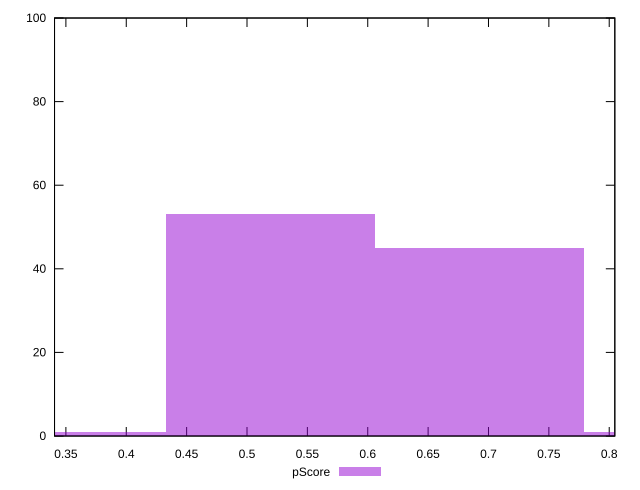

Source code (gnuplot):
reset

$pScore <<EOF
0.6928252695902863 45
0.5196189521927148 53
0.8660315869878579 1
0.34641263479514317 1
EOF

set key outside below
set boxwidth 0.17320631739757159
set xrange [0.34059036606394744:0.8046388409075695]
set yrange [0:100]
set trange [0:100]
set style fill transparent solid 0.5 noborder
set terminal svg size 640, 490 enhanced background rgb 'white'
set output "reports/report_00028_2021-02-24T12-49-42.674Z/mainthread-work-breakdown/samples/music/pScore/histogram.svg"

plot $pScore title "pScore" with boxes

reset
